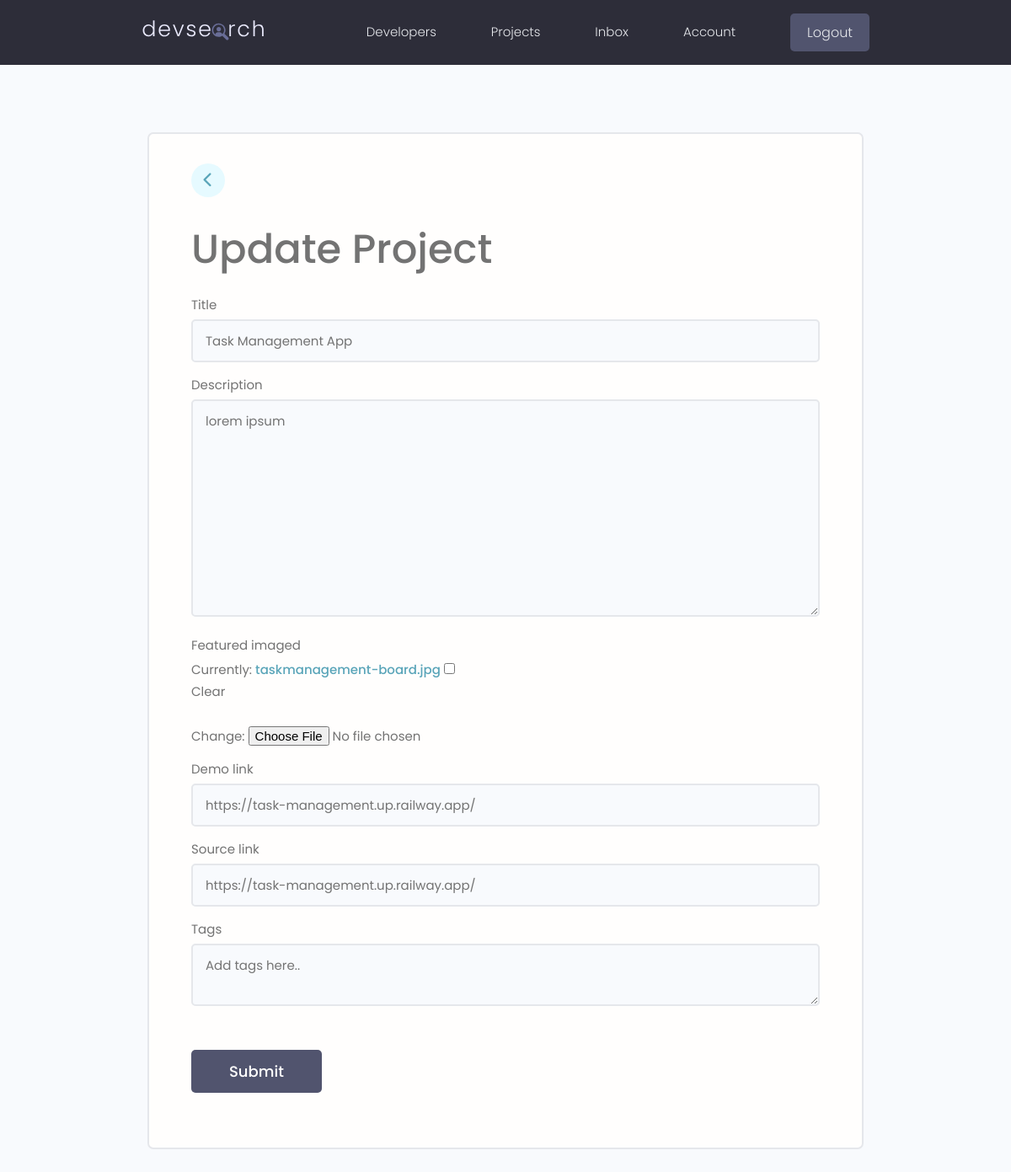
Page /projects/update-project/7a3c5f02-a041-4bc5-acb0-e46a24bb432a/ (signed in) on the committed database.
### projects/models.py (models this page shows, shortened)
class Project(models.Model):
    owner = models.ForeignKey(
        Profile, null=True, blank=True, on_delete=models.CASCADE)
    title = models.CharField(max_length=200)
    description = models.TextField(null=True, blank=True)
    featured_imaged = models.ImageField(
        null=True, blank=True, default='default.jpg')
    demo_link = models.CharField(max_length=1000, null=True, blank=True)
    source_link = models.CharField(max_length=1000, null=True, blank=True)
    vote_total = models.IntegerField(default=0)
    vote_ratio = models.IntegerField(default=0)
    tags = models.ManyToManyField('Tag', blank=True)
    created = models.DateTimeField(auto_now_add=True)
    id = models.UUIDField(default=uuid.uuid4, unique=True,
                          primary_key=True, editable=False)
    class Meta:
        ordering = ['-vote_ratio', '-vote_total', 'title']

### projects/views.py (the view, shortened to what this page needs)
# urls.py: path('update-project/<str:pk>/', views.updateProject, name='update-project'),
@login_required(login_url="login")
def updateProject(request, pk):
    profile = request.user.profile
    project = profile.project_set.get(id=pk)
    form = ProjectForm(instance=project)
    context = {'form': form, 'action': 'Update', 'project': project}
    return render(request, 'projects/project-form.html', context)

### projects/forms.py
class ProjectForm(ModelForm):
    class Meta:
        model = Project
        fields = '__all__'
        exclude = ['vote_total', 'vote_ratio', 'owner', 'tags']
    def __init__(self, *args, **kwargs):
        super(ProjectForm, self).__init__(*args, **kwargs)
        for k, v in self.fields.items():
            v.widget.attrs.update({'class': 'input'})

### projects/templates/projects/project-form.html (shortened to what this page needs)
{% extends 'main.html' %}
{% block body %}
<main class="formPage my-xl">
    <div class="content-box">
        <div class="formWrapper">
            <a class="backButton" href="{% url 'user-account' %}"><i class="fa-solid fa-chevron-left"></i></a>
            <br>
            <h1>{{action}} Project</h1>
            <form class="form" method="POST" enctype="multipart/form-data">
                {% for field in form %}
                    <div class="form__field">
                        <label for="formInput#text">{{ field.label }}</label>
                        {{ field }}
                    </div>
                {% endfor %}
                <div class="form__field">
                    <label for="formInput#text">Tags</label>
                    <textarea name="newTags" id="newTags" class="input" placeholder="Add tags here.."></textarea>
                </div>
                <input class="btn btn--sub btn--lg  my-md" type="submit" value="Submit" />
            </form>
        </div>
    </div>
</main>
{% endblock %}

### static/styles/app.css (style rules this page uses)
:root { --color-sub: #2d2d39; }
.btn--sub { background-color: var(--color-sub-light); }
.content-box { width: 95%; max-width: 85rem; margin: 0 auto; }
.backButton { background: var(--color-main-light); color: var(--color-main); width: 4rem; height: 4rem; display: flex; align-items: center; justify-content: center; border-radius: 50%; }
.backButton i { font-size: 1.8rem; }
.formPage .formWrapper { list-style: none; background: var(--color-white); padding: 3.5rem 5rem; border: 2px solid var(--color-light); border-radius: 0.7rem; }

### static/uikit/styles/modules/_variables.css (style rules this page uses)
:root { --color-main: #5aa5b9; --color-main-light: #e6faff; --color-sub: #3f4156; --color-sub-light: #51546e; --color-sub-lighter: #ededfd; --color-text: #737373; --color-gray: #8b8b8b; --color-light: #e5e7eb; --color-light-gray: #767676; --color-bg: #f8fafd; --color-white: #fffefd; --color-white-light: #f3f3f3; --color-success: #359e64; --color-success-bg: #def8e8; --color-error: #fc4b0b; --color-error-bg: #fff2ee; --font-base: 'Poppins', arial, helvetica, 'Segoe UI', roboto, ubuntu, sans-serif; --font-monospace: 'Fira Code', 'Courier New', courier, monospace; --font-regular: 300; --font-medium: 500; --font-bold: 700; --generic-shadow: 1px 1px 5px #00000010; --generic-transition: all 0.3s ease-in-out; }

### static/uikit/styles/modules/_base.css (style rules this page uses)
* { margin: 0; padding: 0; box-sizing: border-box; text-rendering: optimizeLegibility; color: inherit; font-size: inherit; }
html { font-size: 50%; }
@media only screen and (min-width: 480px) { html { font-size: 56.25%; } }
@media only screen and (min-width: 1200px) { html { font-size: 62.5%; } }
body { line-height: 1.6; font-weight: 400; font-size: 1.5rem; color: var(--color-text); background-color: var(--color-bg); min-height: 100vh; }

### static/uikit/styles/modules/_typography.css (style rules this page uses)
* { font-family: var(--font-base); }
h1 { font-size: 4.8rem; font-weight: var(--font-medium); }
a { padding-bottom: 2px; text-decoration: none; display: inline-block; color: var(--color-main); font-weight: var(--font-medium); }

### static/uikit/styles/modules/_utilities.css (style rules this page uses)
.my-md { margin: 3rem auto; }
.my-xl { margin: 8rem auto; }

### static/uikit/styles/modules/_button.css (style rules this page uses)
.btn { display: inline-block; position: relative; cursor: pointer; background-color: var(--color-light); font-weight: var(--font-medium); color: var(--color-sub); text-decoration: none; padding: 1rem 2rem; border-radius: 0.5rem; border: none; width: -webkit-fit-content; width: -moz-fit-content; width: fit-content; height: -webkit-fit-content; height: -moz-fit-content; height: fit-content; font-size: 1.6rem; outline-width: 0; outline-color: transparent; -webkit-backface-visibility: hidden; backface-visibility: hidden; transition: all 0.3s ease-in-out; }
.btn--sub { background-color: var(--color-sub); color: var(--color-white); }
.btn--lg { font-size: 1.8rem; padding: 1.2rem 4.5rem; }

### static/uikit/styles/modules/_form.css (style rules this page uses)
.form { display: block; }
.form__field { margin-top: 1.5rem; margin-bottom: 1.5rem; }
.form__label, .form__field > label { display: block; margin-bottom: 0.5rem; color: var(--color-text); }
input.input[type='text'], input.input[type='email'], input.input[type='password'], input.input[type='number'], textarea.input { min-width: 24rem; width: 100%; padding: 1.2rem 1.5rem; border-radius: 0.5rem; border: 2px solid var(--color-light); transition: all 0.3s ease-in-out; background-color: var(--color-bg); }

### rows in the picture
Project: form "Task Management App" "lorem ipsum" "https://task-management.up.railway.app/" "https://task-management.up.railway.app/"

### other values in the picture
{{ action }} "Update"
{{ field.label }} "Title" "Description" "Featured imaged" "Demo link" "Source link"
